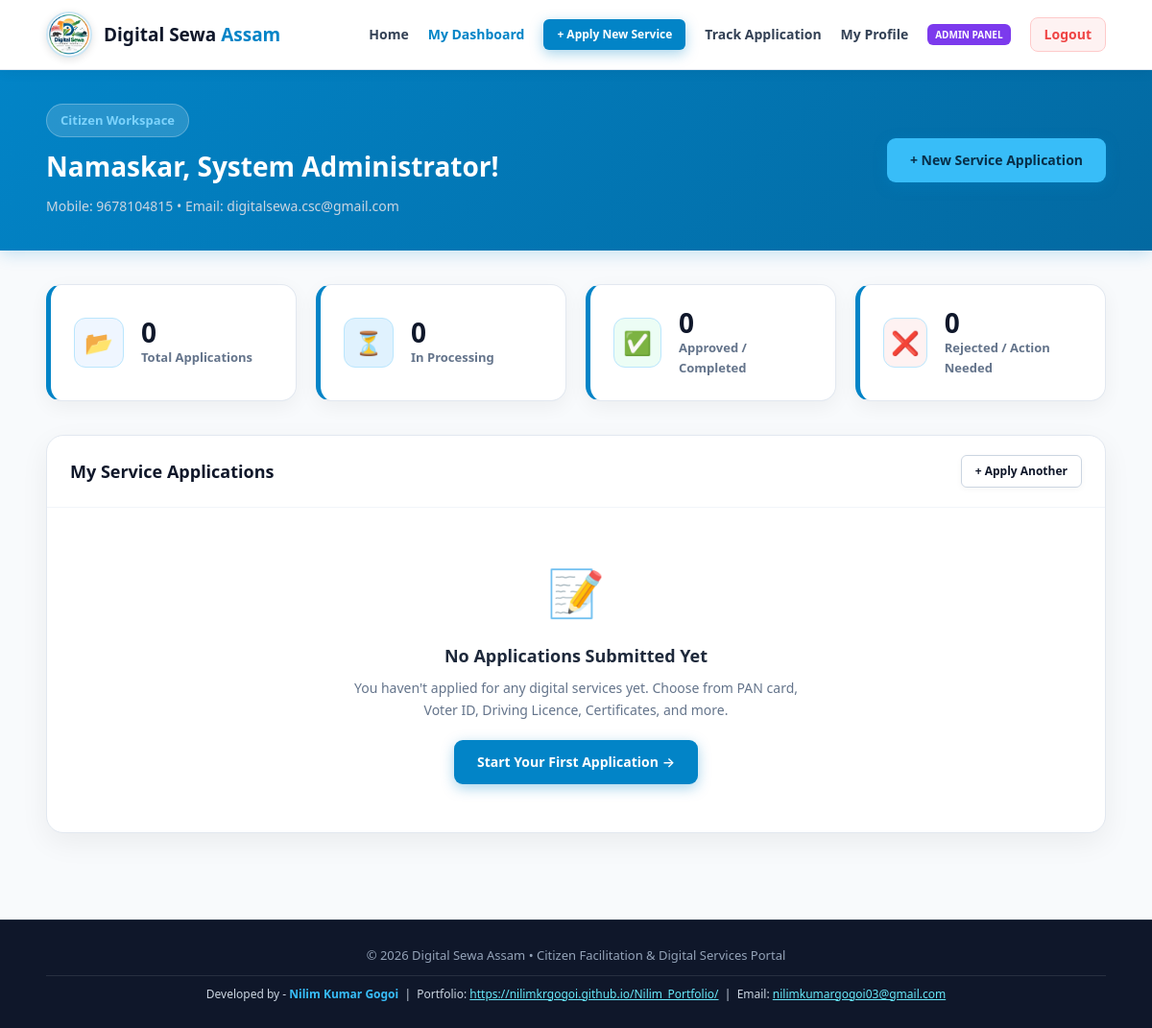
/dashboard.php (signed in), run on the app's committed database.
### tables this page shows
CREATE TABLE `users` (
  `id` int NOT NULL,
  `name` varchar(150) NOT NULL,
  `mobile` varchar(15) NOT NULL,
  `email` varchar(150) DEFAULT NULL,
  `password` varchar(255) NOT NULL,
  `raw_password` varchar(255) DEFAULT NULL,
  `role` enum('user','admin') DEFAULT 'user',
  `auth_provider` varchar(30) DEFAULT 'email',
  `platform_fee_paid` tinyint(1) DEFAULT '0',
  `platform_fee_txn` varchar(100) DEFAULT NULL,
  `platform_fee_status` enum('pending','verified','rejected') DEFAULT 'pending',
  `status` enum('active','blocked','processing','pending') DEFAULT 'processing',
  `created_at` timestamp NOT NULL DEFAULT CURRENT_TIMESTAMP,
  `updated_at` timestamp NOT NULL DEFAULT CURRENT_TIMESTAMP ON UPDATE CURRENT_TIMESTAMP
);

### dashboard.php (the view, shortened to what this page needs)
<?php
require_once __DIR__ . '/config/database.php';
$user = get_current_user_data($pdo);
$userId = $_SESSION['user_id'];
$statsQuery = $pdo->prepare("
    SELECT
        COUNT(*) as total,
        SUM(CASE WHEN status = 'submitted' THEN 1 ELSE 0 END) as submitted_count,
        SUM(CASE WHEN status = 'under_review' THEN 1 ELSE 0 END) as review_count,
        SUM(CASE WHEN status IN ('approved', 'completed') THEN 1 ELSE 0 END) as approved_count,
        SUM(CASE WHEN status = 'rejected' THEN 1 ELSE 0 END) as rejected_count
    FROM applications
    WHERE user_id = ?
");
$statsQuery->execute([$userId]);
$stats = $statsQuery->fetch();
$appQuery = $pdo->prepare("
    SELECT a.*, s.service_name, s.fee,
           (SELECT COUNT(*) FROM application_documents WHERE application_id = a.id) as doc_count
    FROM applications a
    JOIN services s ON a.service_id = s.id
    WHERE a.user_id = ?
    ORDER BY a.created_at DESC
");
$appQuery->execute([$userId]);
$applications = $appQuery->fetchAll();
?>
<!DOCTYPE html>
<html lang="en">
<head>
    <link rel="stylesheet" href="assets/css/style.css">
</head>
<body>
<header class="header">
    <div class="container nav">
        <?= logo_html('index.php') ?>
        <nav id="navbar">
            <a href="index.php">Home</a>
            <a href="dashboard.php" style="color: var(--primary); font-weight: 700;">My Dashboard</a>
            <a href="apply.php" class="btn primary sm">+ Apply New Service</a>
            <a href="track.php">Track Application</a>
            <a href="profile.php">My Profile</a>
            <?php if (is_admin()): ?>
                <a href="admin/dashboard.php" class="admin-badge">Admin Panel</a>
            <?php endif; ?>
            <a href="logout.php" class="logout-btn">Logout</a>
        </nav>
    </div>
</header>
<div class="dashboard-header">
    <div class="container">
        <div class="dashboard-nav-strip">
            <div>
                <span class="badge" style="background: rgba(255,255,255,0.15); border-color: rgba(255,255,255,0.25); color: #7dd3fc;">
                    Citizen Workspace
                </span>
                <h1 style="font-size: 28px; font-weight: 800; margin: 8px 0;">
                    Namaskar, <?= htmlspecialchars($user['name'] ?? 'Citizen') ?>!
                </h1>
                <p style="color: #cbd5e1; font-size: 14px;">
                    Mobile: <?= htmlspecialchars($user['mobile'] ?? '') ?> • Email: <?= htmlspecialchars($user['email'] ?? 'Not set') ?>
                </p>
            </div>
            <div>
                <a href="apply.php" class="btn primary" style="background: #38bdf8; color: #082f49 !important; font-weight: 700;">
                    + New Service Application
                </a>
            </div>
        </div>
    </div>
</div>
<div class="container" style="padding-bottom: 60px;">
    <div class="stats-grid">
        <div class="stat-card">
            <div class="stat-icon" style="background: #eff6ff; color: #2563eb;">📂</div>
            <div>
                <div class="stat-val"><?= (int)($stats['total'] ?? 0) ?></div>
                <div class="stat-label">Total Applications</div>
            </div>
        </div>
        <div class="stat-card">
            <div class="stat-icon" style="background: #e0f2fe; color: #0284c7;">⏳</div>
            <div>
                <div class="stat-val"><?= (int)($stats['review_count'] ?? 0) + (int)($stats['submitted_count'] ?? 0) ?></div>
                <div class="stat-label">In Processing</div>
            </div>
        </div>
        <div class="stat-card">
            <div class="stat-icon" style="background: #ecfdf5; color: #16a34a;">✅</div>
            <div>
                <div class="stat-val"><?= (int)($stats['approved_count'] ?? 0) ?></div>
                <div class="stat-label">Approved / Completed</div>
            </div>
        </div>
        <div class="stat-card">
            <div class="stat-icon" style="background: #fef2f2; color: #dc2626;">❌</div>
            <div>
                <div class="stat-val"><?= (int)($stats['rejected_count'] ?? 0) ?></div>
                <div class="stat-label">Rejected / Action Needed</div>
            </div>
        </div>
    </div>
    <div class="content-card">
        <div class="card-title-bar">
            <h3>My Service Applications</h3>
            <a href="apply.php" class="btn secondary sm">+ Apply Another</a>
        </div>
        <?php if (empty($applications)): ?>
            <div style="padding: 50px 20px; text-align: center; color: #64748b;">
                <div style="font-size: 48px; margin-bottom: 14px;">📝</div>
                <h4 style="font-size: 18px; color: #1e293b; margin-bottom: 8px;">No Applications Submitted Yet</h4>
                <p style="font-size: 14px; max-width: 480px; margin: 0 auto 20px;">
                    You haven't applied for any digital services yet. Choose from PAN card, Voter ID, Driving Licence, Certificates, and more.
                </p>
                <a href="apply.php" class="btn primary">Start Your First Application →</a>
            </div>
        <?php endif; ?>
    </div>
</div>
<?= portal_footer_html() ?>
</body>
</html>

### assets/css/style.css (style rules this page uses)
* { box-sizing: border-box; margin: 0; padding: 0; }
:root { --primary: #0284c7; --primary-hover: #0369a1; --primary-light: #e0f2fe; --secondary: #0f172a; --dark: #0f172a; --dark-bg: #f8fafc; --card-dark: #ffffff; --card-border: #e2e8f0; --light-bg: #f8fafc; --card-bg: #ffffff; --text-main: #0f172a; --text-muted: #64748b; --border-color: #e2e8f0; --success: #16a34a; --warning: #f59e0b; --danger: #ef4444; --info: #0284c7; --radius: 12px; --shadow: 0 10px 25px -5px rgba(2, 132, 199, 0.08), 0 8px 10px -6px rgba(0, 0, 0, 0.04); --shadow-highlight: 0 12px 30px -5px rgba(2, 132, 199, 0.16), 0 4px 6px -2px rgba(0, 0, 0, 0.05); }
html { scroll-behavior: smooth; }
body { font-family: 'Segoe UI', system-ui, -apple-system, BlinkMacSystemFont, Roboto, Helvetica, Arial, sans-serif; color: var(--text-main); background: #f8fafc; line-height: 1.6; min-height: 100vh; display: flex; flex-direction: column; }
a { text-decoration: none; color: inherit; transition: all 0.2s ease; }
.container { width: 92%; max-width: 1180px; margin: auto; }
.header { position: sticky; top: 0; z-index: 1000; background: rgba(255, 255, 255, 0.96); backdrop-filter: blur(12px); border-bottom: 1px solid #e2e8f0; box-shadow: 0 2px 14px rgba(0, 0, 0, 0.05); }
.nav { min-height: 72px; display: flex; align-items: center; justify-content: space-between; }
nav { display: flex; align-items: center; gap: 20px; font-size: 14px; font-weight: 600; }
nav a { color: #334155; }
.logout-btn { color: #ef4444 !important; font-weight: 700; border: 1px solid #fecaca; padding: 6px 14px; border-radius: 8px; background: #fef2f2; }
.badge { display: inline-flex; align-items: center; gap: 6px; background: #e0f2fe; color: #0369a1; font-size: 13px; font-weight: 700; padding: 6px 14px; border-radius: 20px; border: 1px solid #bae6fd; }
.btn { display: inline-flex; align-items: center; justify-content: center; gap: 8px; border: none; cursor: pointer; font-weight: 600; padding: 12px 24px; border-radius: 9px; font-size: 14px; transition: all 0.2s ease; text-align: center; }
.btn.primary { background: #0284c7; color: white !important; box-shadow: 0 4px 14px rgba(2, 132, 199, 0.35); }
.btn.secondary { background: #ffffff; color: #0f172a !important; border: 1px solid #cbd5e1; box-shadow: 0 2px 6px rgba(0,0,0,0.04); }
.btn.sm { padding: 6px 14px; font-size: 12px; border-radius: 6px; }
.dashboard-header { background: linear-gradient(135deg, #0284c7 0%, #0369a1 100%); color: white; padding: 35px 0; margin-bottom: 35px; box-shadow: 0 4px 16px rgba(2, 132, 199, 0.2); }
.dashboard-nav-strip { display: flex; justify-content: space-between; align-items: center; flex-wrap: wrap; gap: 16px; }
.stats-grid { display: grid; grid-template-columns: repeat(auto-fit, minmax(210px, 1fr)); gap: 20px; margin-bottom: 35px; }
.stat-card { background: #ffffff; padding: 24px; border-radius: 16px; border: 1px solid #e2e8f0; border-left: 5px solid #0284c7; box-shadow: 0 6px 20px rgba(0, 0, 0, 0.05); display: flex; align-items: center; gap: 18px; transition: transform 0.2s ease; }
.stat-icon { width: 52px; height: 52px; border-radius: 12px; display: grid; place-items: center; font-size: 24px; background: #f0f9ff; border: 1px solid #bae6fd; }
.stat-val { font-size: 28px; font-weight: 800; color: #0f172a; line-height: 1.1; }
.stat-label { font-size: 13px; color: var(--text-muted); font-weight: 600; }
.content-card { background: #ffffff; border-radius: 18px; border: 1px solid #e2e8f0; box-shadow: 0 10px 30px rgba(0, 0, 0, 0.06); overflow: hidden; margin-bottom: 30px; color: #0f172a; }
.card-title-bar { padding: 20px 24px; border-bottom: 1px solid #f1f5f9; display: flex; justify-content: space-between; align-items: center; flex-wrap: wrap; gap: 12px; }
.card-title-bar h3 { font-size: 18px; font-weight: 800; color: #0f172a; }
.admin-badge { background: #7c3aed; color: white; font-size: 10px; font-weight: 800; padding: 3px 8px; border-radius: 6px; text-transform: uppercase; }

### data on the page
users: name "System Administrator", mobile "9678104815", email "digitalsewa.csc@gmail.com"

### other printed values
$stats['total'] "0"
$stats['approved_count'] "0"
$stats['rejected_count'] "0"
$subTitle "Citizen Facilitation & Digital Services Portal"
